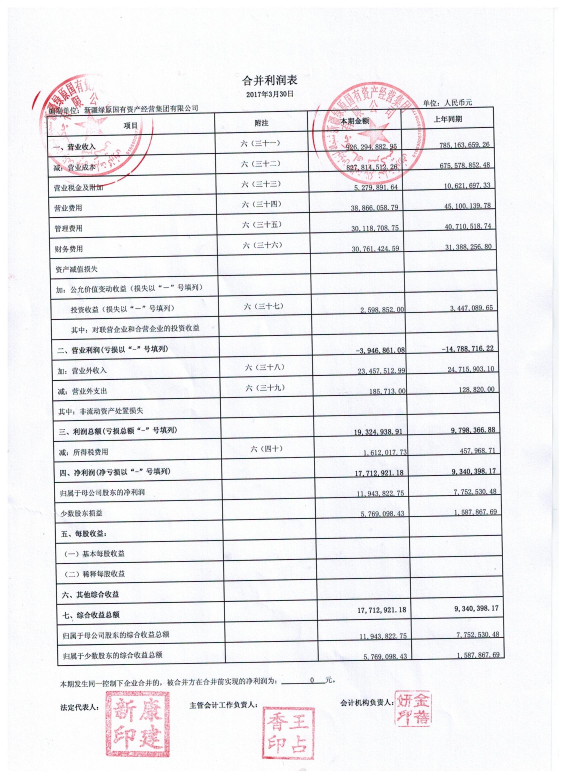
#> input picture data/image/2907127621348572-3_1.jpg, 1700 x 2338 px, given as the content of the folder table/grid, which was not available (shown at 1/3 size)
$ python tableprocess.py   (Python 2 division)
#> lines starting #> are read from the running program, lines starting #| are printed output that depends on the picture; after the words box and inside, x2 and y2 are one past the last pixel; in counts of white or black regions, pixels touching at a corner belong together; pictures that were not available may be replaced by others from this repository, and a replacement may not be noted
### preprocess.py
#coding=utf-8
import cv2
import numpy as np
import math
import os
import copy
from itertools import combinations
import Levenshtein

class LineParam:
    # [436 lines left out: functions __init__, getDistPtToLine, drawLine, drawLineP, getX, getY and 7 more, not called in this run]


# ===================================================================================== ctpn 后处理
def convert(img):
    rimg = np.zeros(tuple(img.shape),np.uint8)
    for i,row in enumerate(img):
        for j,col in enumerate(row):
            if col.size ==3:
                rimg[i][j][0]=255-col[0]
                rimg[i][j][1]=255-col[1]
                rimg[i][j][2]=255-col[2]
            elif col.size == 1:
                rimg[i][j] = 255 - col
    return rimg

# [202 lines left out: functions isWhiteLetter, expand, textRectProcess, getTextImgCrop, main_ctpn, find_lcseque, not called in this run]


# [7 lines that do not run on import are left out]
    # main_ctpn()
    # main_line_restrain()

### tableprocess.py
# coding=utf-8
import copy
import numpy as np
import os

import cv2

import preprocess


class TableHorLine:
    def __init__(self):
        self.line = preprocess.LineParam([0, 0, 1, 1])
        self.pts = [] # 横线与竖线的角点，即grid端点


# [316 lines left out: functions comparePicxelRed, enhanceImg, get_ctpn, mergeLines, selectLines, selectLineByInterval and 3 more, not called in this run]

def divideGrid(linegridImg):
    grid = []
    # 变为白字黑底
    gray = cv2.cvtColor(linegridImg,cv2.COLOR_BGR2GRAY)
    gray = preprocess.convert(gray)
    # kernel = cv2.getStructuringElement(cv2.MORPH_RECT, (3, 10))
    # gray = cv2.morphologyEx(gray, cv2.MORPH_CLOSE, kernel)
    kernel = cv2.getStructuringElement(cv2.MORPH_CROSS, (3, 3))
    bw = cv2.dilate(gray,kernel,iterations=1)
    _, bw = cv2.threshold(bw, 0.0, 255.0, cv2.THRESH_BINARY | cv2.THRESH_OTSU)
    w = linegridImg.shape[1]
    h = linegridImg.shape[0]
    sums = []
    xcoord = []
    threshSumHigh = 255*h*0.95
    threshSumLow = 255*h*max(0.2,(float)(6)/(float)(h))
    count = 0
    for rol in range(w):
        pixsum = sum(bw[:, rol])
        # print 'rol:', rol, ' sum:', pixsum
        sums.append(pixsum)

    for rol in range(2, linegridImg.shape[1] - 3):
        if (sums[rol - 2] > threshSumHigh or sums[rol + 2] >= threshSumHigh) and sums[rol] <= threshSumLow:
            xcoord.append(rol)
        else:
            continue

    # [11 lines of commented-out code are left out]
    return xcoord

if __name__=='__main__':
    # 获取到横条之后
    imgdir = 'table/grid'
    resultdir = 'table/line'
    for img in os.listdir(imgdir):
        print 'image :',img
        imgPath = os.path.join(imgdir,img)
        image = cv2.imread(imgPath)
#> image is the input picture: shape (2338, 1700, 3); mean B, G, R 240.2, 237.8, 238.3
        w = image.shape[1]
#> w = 1700
        h = image.shape[0]
#> h = 2338
        # expandImg = preprocess.expand(image)
        # cv2.imwrite(os.path.join(resultdir, os.path.splitext(img)[0] + '-line.jpg'), expandImg)
        xcoord = divideGrid(image)
#> after the loop in convert, `for i,row in enumerate(img):`:
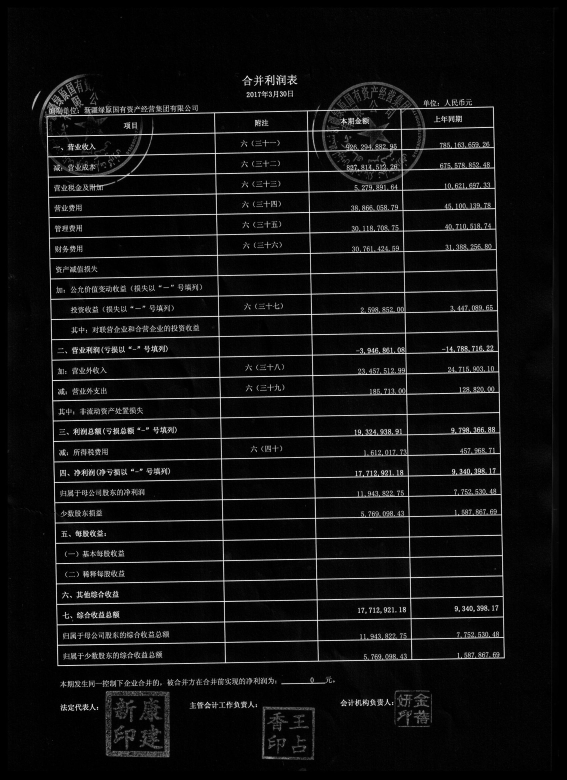
#> rimg: shape (2338, 1700) (shown at 1/3 size); min 0, max 255, mean 16.8
#> in divideGrid, `bw = cv2.dilate(gray,kernel,iterations=1)`:
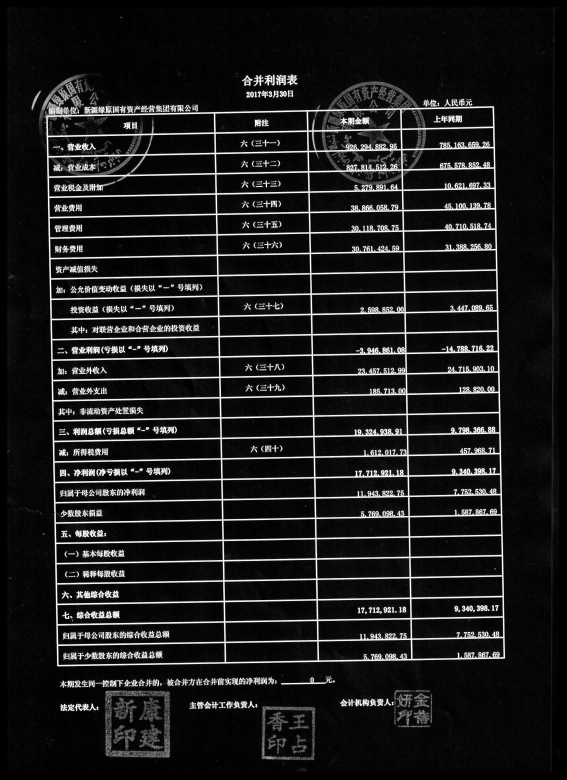
#> bw: shape (2338, 1700) (shown at 1/3 size); min 0, max 255, mean 28.6
#> in divideGrid, `_, bw = cv2.threshold(bw, 0.0, 255.0, cv2.THRESH_BINARY | cv2.THRESH_O..`:
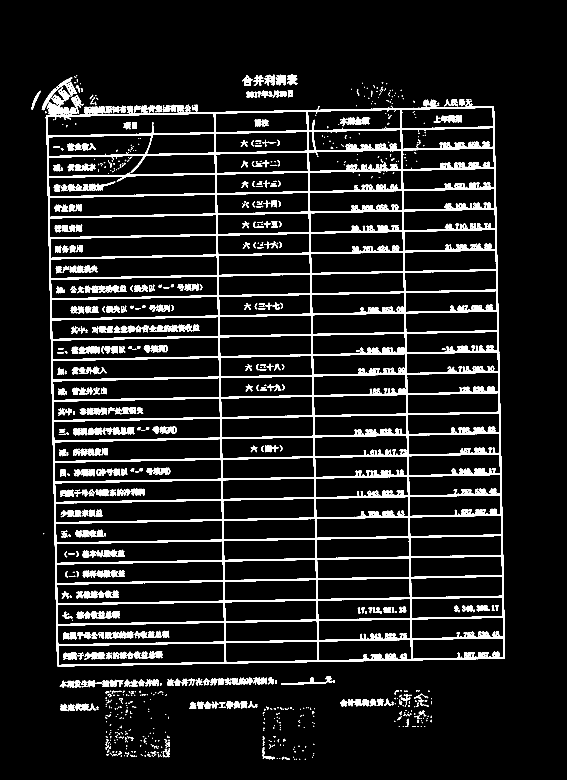
#> bw: shape (2338, 1700) (shown at 1/3 size); 9% white; 1107 white regions (572 under 20 px), largest, box (x1, y1, x2, y2) and area: (135, 306, 1515, 1999) 249800, (230, 1833, 315, 1857) 1194, (236, 1039, 299, 1061) 941
#> after the loop in divideGrid, `for rol in range(w):`: sums = 1700 values, max 135150 at index 231, min 0 at index 0, mean 53412.3
#> after the loop in divideGrid, `for rol in range(2, linegridImg.shape[1] - 3):`: xcoord = []
#> xcoord = []


    # [51 lines of commented-out code are left out]
